Frame 1 (no input): blank canvas, image omitted
Frame 60 (no input): blank canvas, image omitted
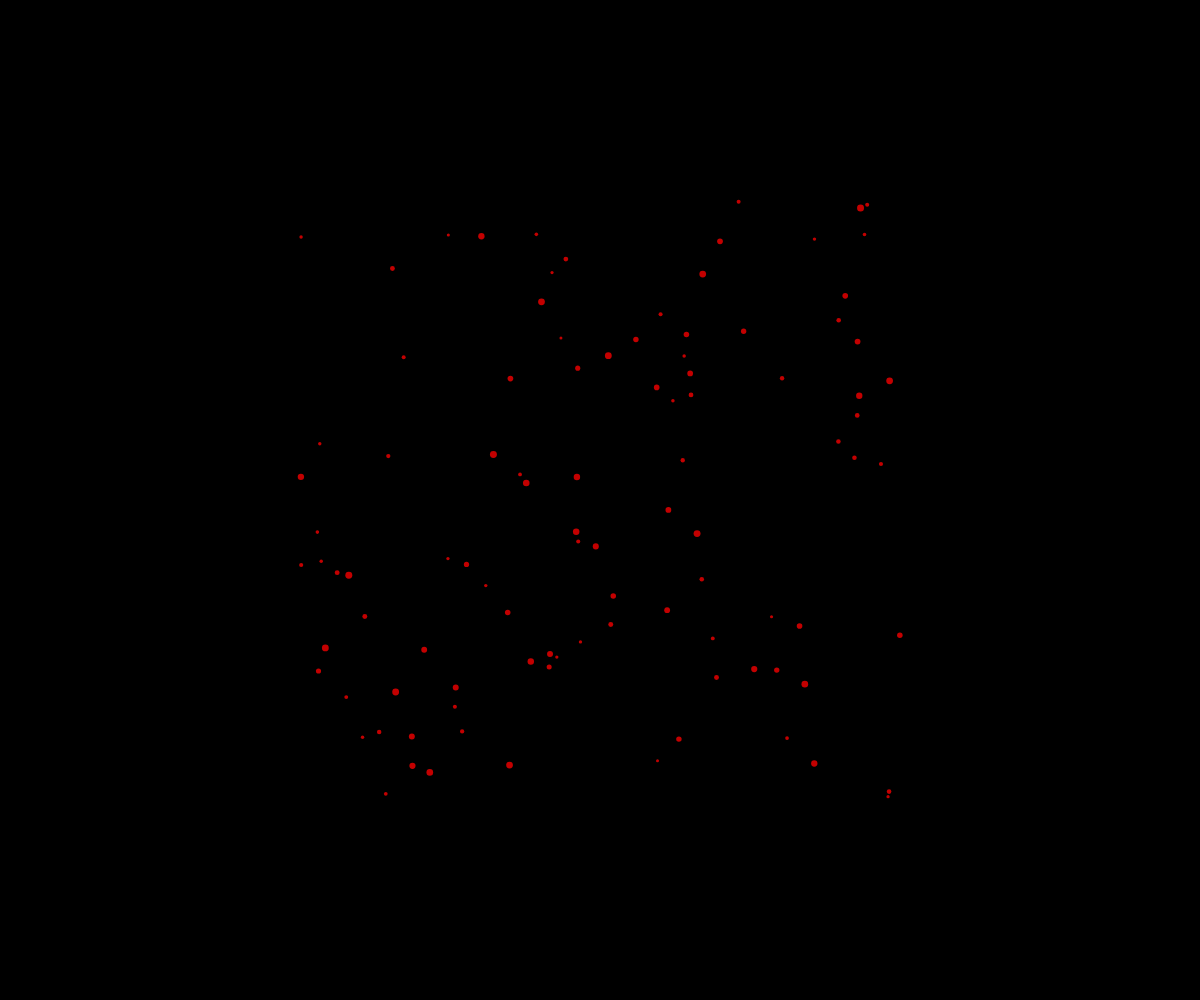
Frame 120 (the mouse pressed at the canvas centre since frame 60)

The p5.js sketch whose frames 1 and 60 were blank and that drew this single picture after the mouse press (run headless with seeded random() and noise() and a simulated clock; from frame 60 on, the mouse is pressed at the canvas centre):

// p5.js sketch
// ── sketch.js
// Fireworks OOP Demo

let fireworks = [];

function setup() {
  createCanvas(windowWidth, windowHeight);
}

function draw() {
  background("black");

  for(let i=fireworks.length-1; i>=0; i--) {
    if (fireworks[i].isDead()) {
      fireworks.splice(i, 1);
    }
    else {
      fireworks[i].move();
      fireworks[i].display();
    }
  }
}

function mousePressed() {
  for (let i=0; i<100; i++){
    let myParticle = new Particle(mouseX, mouseY);
    fireworks.push(myParticle);
  }
}


class Particle {
  constructor(x, y) {
    this.x = x;
    this.y = y;
    this.size = random(3, 7);
    this.alpha = 255;
    this.theColor = color(255, 0, 0, this.alpha);
    this.dx = random(-5, 5);
    this.dy = random(-5, 5);
  }

  display() {
    noStroke();
    fill(this.theColor);
    circle(this.x, this.y, this.size);
  }

  move() {
    this.alpha--;
    this.theColor = color(255, 0, 0, this.alpha);

    this.x += this.dx;
    this.y += this.dy;
  }
  isDead() {
    return this.alpha < 0;
  }
}
